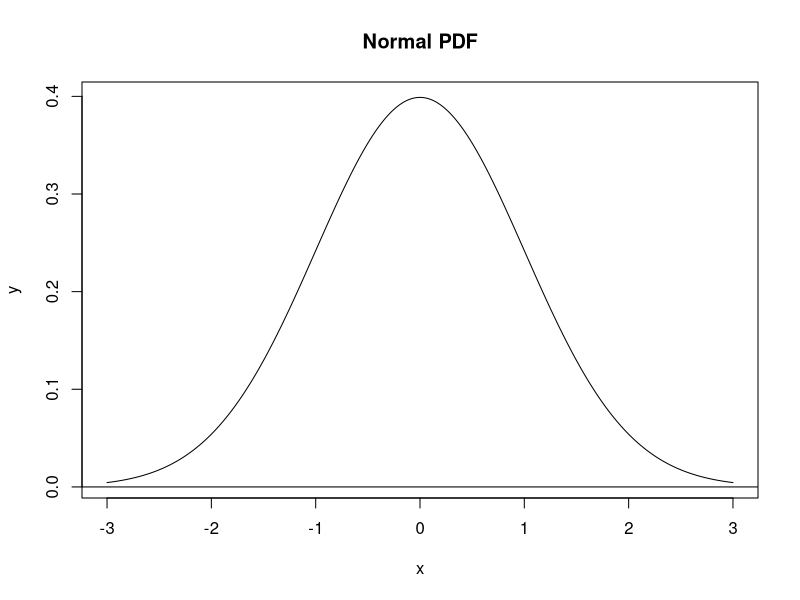
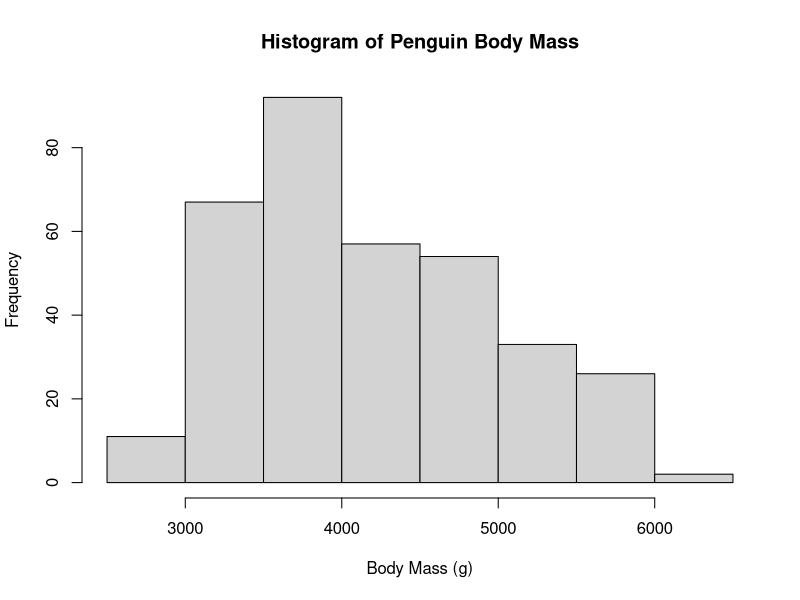
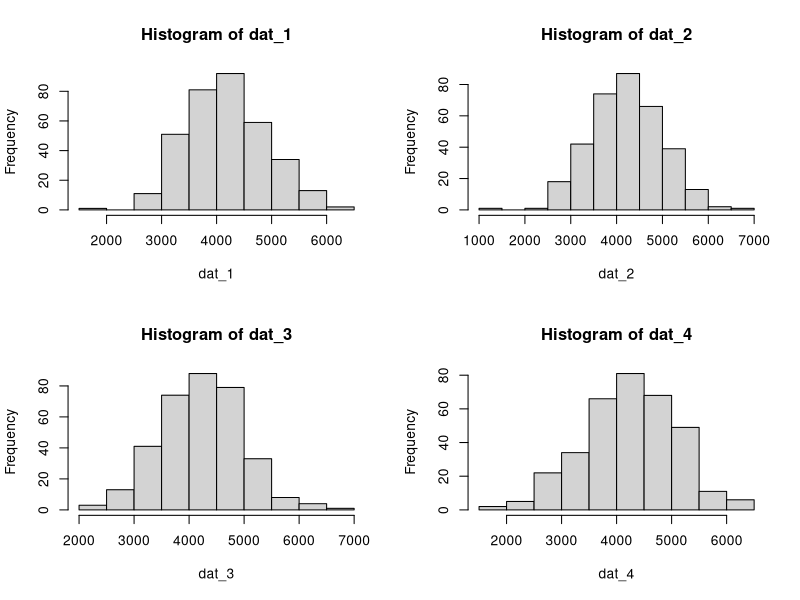
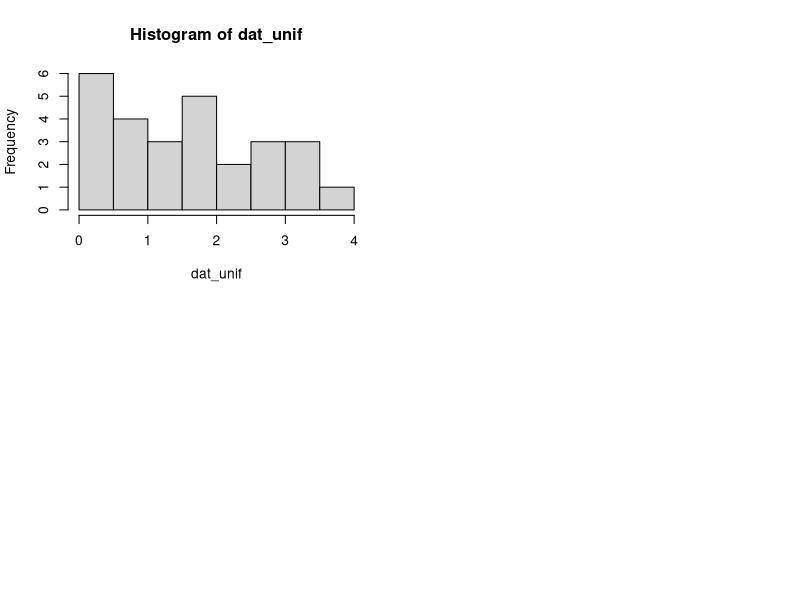
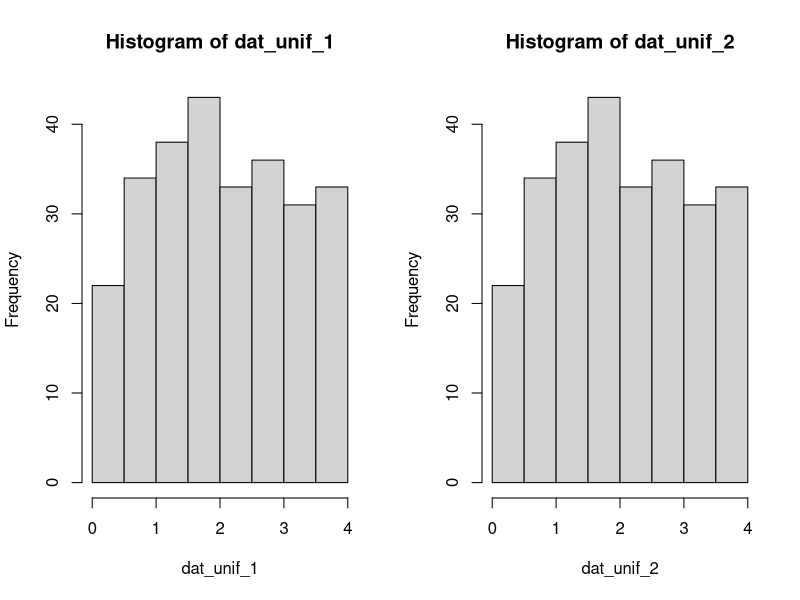
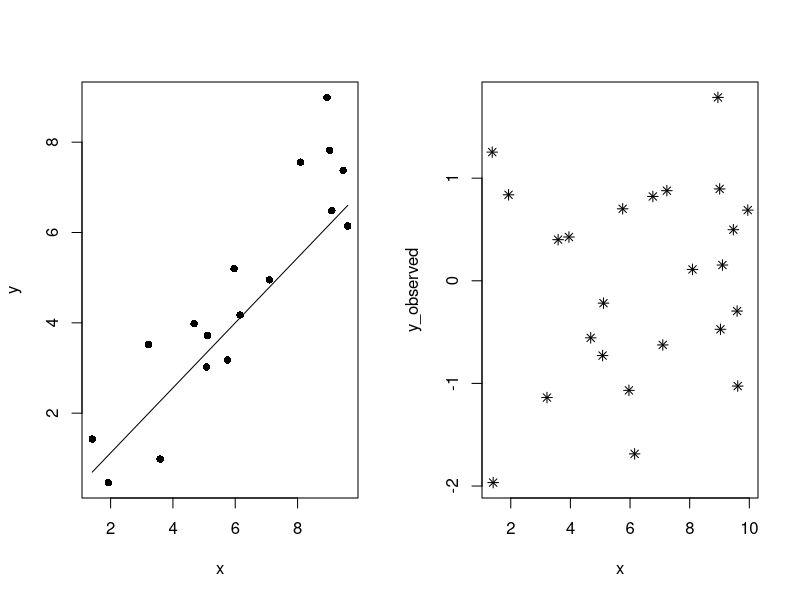
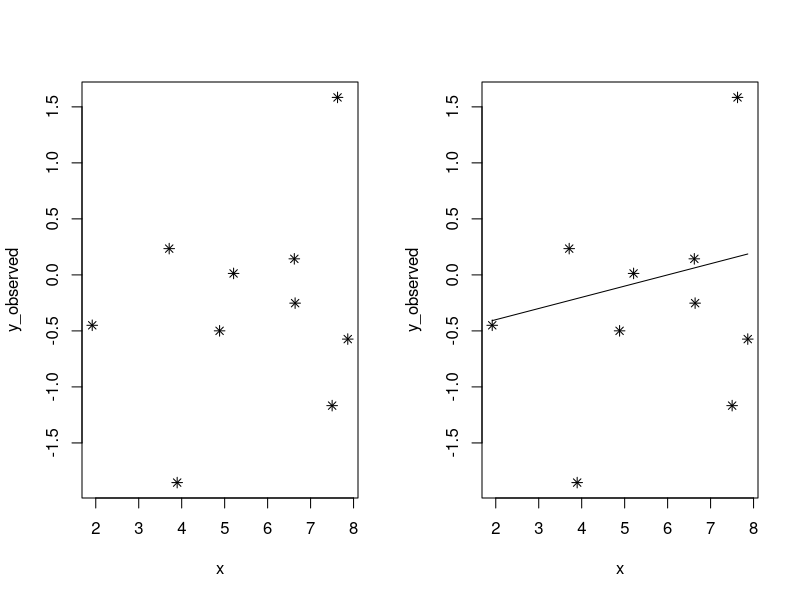
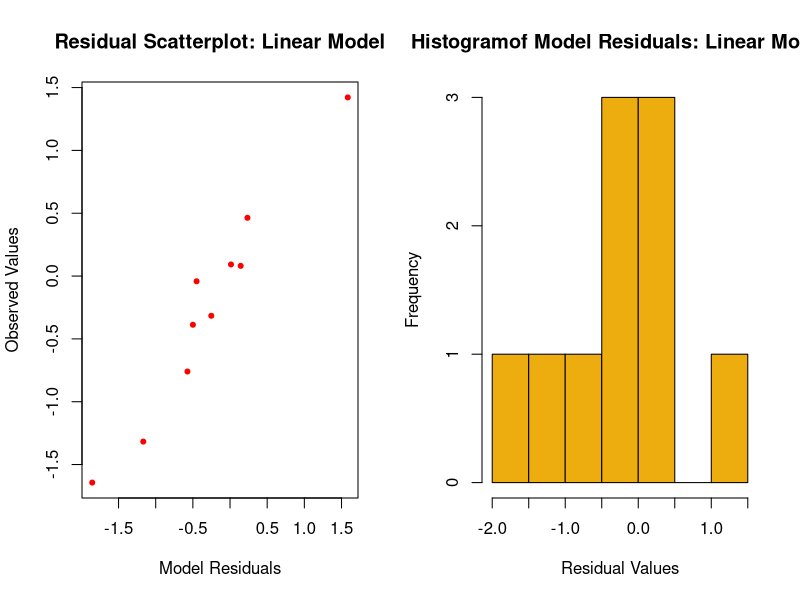

The R script that drew these images, in order:
## ---- chunk 1
knitr::opts_chunk$set(echo = TRUE)
## ---- chunk 2
require(here)

#Plotting a PDF Curve
# Generate a vector of x-values
x = seq(-3, 3, length.out = 1000)
y = dnorm(x)

plot(x, y, main = "Normal PDF", type = "l")
abline(h = 0)






#Sampling from a distribution

require(palmerpenguins)
hist(
  penguins$body_mass_g,
  main = "Histogram of Penguin Body Mass",
  xlab = "Body Mass (g)")



#"na.rm = TRUE" removes the N/A values if we set it to false it would keep N/A
mean(penguins$body_mass_g, na.rm = TRUE) 
sd(penguins$body_mass_g, na.rm = TRUE)
nrow(penguins)


#Random Penguin Data

dat_1 = rnorm(n = 344, mean = 4202, sd = 802)
dat_2 = rnorm(n = 344, mean = 4202, sd = 802)
dat_3 = rnorm(n = 344, mean = 4202, sd = 802)
dat_4 = rnorm(n = 344, mean = 4202, sd = 802)


par(mfrow = c(2, 2))

hist(dat_1)
hist(dat_2)
hist(dat_3)
hist(dat_4)

#These histograms are more normally distributed than the histogram with the real data



#Random Uniform Numbers
set.seed(12)
dat_unif = runif(n = 27, min = 0, max = 4) #Larger n values =  more uniform distribution
hist(dat_unif)





#Randomness and Replication
set.seed(1)
dat_unif_1 = runif(n = 270, min = 0, max = 4)
set.seed(1)
dat_unif_2 = runif(n = 270, min = 0, max = 4)

par(mfrow = c(1, 2))
hist(dat_unif_1)
hist(dat_unif_2)



#LINE POINT SLOPE FUNCTION
# Calculates the value of y for a linear function, given the coordinates
# of a known point (x1, y1) and the slope of the line.
line_point_slope = function(x, x1, y1, slope)
{
  get_y_intercept = 
    function(x1, y1, slope) 
      return(-(x1 * slope) + y1)
  
  linear = 
    function(x, yint, slope) 
      return(yint + x * slope)
  
  return(linear(x, get_y_intercept(x1, y1, slope), slope))
}

#Measuring Error: Calculating Residuals

set.seed(123)
n = 17
slope = 0.7
intcp = 0.2

guess_x = 6
guess_y = 4
guess_slope = 0.72

x = runif(n = n, min = 1, max = 10)
y = rnorm(n = n, mean = slope * x + intcp)

plot(x, y, pch = 16)
curve(line_point_slope(x, guess_x, guess_y, guess_slope), add = T)


#CREATING SOME DATA

set.seed(123)
n_pts = 24
x_min = 1
x_max = 10
x = runif(n = n_pts, min = x_min, max = x_max)

dat = data.frame(x = x, y_observed = rnorm(n_pts))

plot(y_observed ~ x, data = dat, pch = 8)



#FITTING A LINEAR DETERMINISTIC MODEL
set.seed(76)

n_pts = 10
x_min = 1
x_max = 10
x = runif(n = n_pts, min = x_min, max = x_max)

dat = data.frame(x = x, y_observed = rnorm(n_pts))

plot(y_observed ~ x, data = dat, pch = 8)

guess_x = 6
guess_y = 0
guess_slope = 0.1

plot(y_observed ~ x, data = dat, pch = 8)
curve(line_point_slope(x, guess_x, guess_y, guess_slope), add = T)





y_predicted = line_point_slope(dat$x, guess_x, guess_y, guess_slope)
dat$y_predicted = y_predicted

#dat



##CALCULATE RESIDUALS

resids = dat$y_observed - dat$y_predicted
resids

dat$resids = resids

abs(sum(dat$resids))



##PLOT THE RESIDUALS

plot(resids ~ y_observed, data = dat, 
     xlab = "Model Residuals", 
     ylab = "Observed Values",
     main = "Residual Scatterplot: Linear Model",
     col = "red",
     pch = 20)

hist(resids, 
     xlab = "Residual Values", 
     ylab = "Frequency",
     main = "Histogramof Model Residuals: Linear Model",
     col = "darkgoldenrod2")
## ---- chunk 3
pop_mean = 10.4
pop_sd = 2.4


norm_17 = rnorm(n = 17, mean = pop_mean, sd = pop_sd)
norm_30 = rnorm(n = 30, mean = pop_mean, sd = pop_sd)
norm_300 = rnorm(n = 300, mean = pop_mean, sd = pop_sd)
norm_3000 = rnorm(n = 3000, mean = pop_mean, sd = pop_sd)
## ---- chunk 4
png(filename = here("images","Lab", "lab_04_hist_01.png"), width = 1500, height = 1600, res = 180)


par(mfrow = c(2,2))

hist(norm_17, 
     main = 'Histogram of "norm_17" which \nhas 17 randomly generated data points',
     xlab = "norm_17 data",
     ylab = "Frequency",
     col = "steelblue4")
hist(norm_30, 
     main = 'Histogram of "norm_30" which \nhas 30 randomly generated data points',
     xlab = "norm_30 data",
     ylab = "Frequency",
     col = "goldenrod")
hist(norm_300,
     main = 'Histogram of "norm_300" which \nhas 300 randomly generated data points',
     xlab = "norm_300 data",
     ylab = "Frequency",
     col = "darkgoldenrod4")
hist(norm_3000,
     main = 'Histogram of "norm_3000" which \nhas 3000 randomly generated data points',
     xlab = "norm_3000 data",
     ylab = "Frequency",
     col = "orange")

dev.off()
## ---- chunk 5
# Generate a vector of x-values
svg(filename = here("images", "Lab", "norm_1.svg"), height = 7, width = 7)

x = seq(3, 18, length.out = 1000)
y = dnorm(x, mean = pop_mean, sd = pop_sd)

plot(x, y, main = "Normal Curve with a \nMean of 10.4 and SD of 2.4", 
     type = "l", 
     xlim = c(3, 18),
     xlab = "X variable",
     ylab = "Y variable")
abline(h = 0)

dev.off()
## ---- chunk 6
svg(filename = here("images", "Lab", "Lab4_Ques10.svg"), height = 10, width = 10)

set.seed(154)
n_pts = 17
my_size = 20
x = rbinom(n = n_pts, size = my_size, prob = 0.3)


dat_set = data.frame(x = x, y_observed = rnorm(n_pts))
#dat_set

par(mfrow = c(2,2))
hist(dat_set$x, 
     col = "darkgoldenrod2", 
     main = "Histogram of X",
     xlab = "'X' variable",
     ylab = "Frequency")

hist(dat_set$y_observed, 
     col = adjustcolor("steelblue", alpha.f = 0.2), 
     main =  "Histogram of Y",
     xlab = "'y_observed' variable",
     ylab = "Frequency")

plot(y_observed ~ x, 
     data =  dat_set, 
     pch = 20, 
     col = adjustcolor("steelblue4", alpha.f = 0.7), 
     main = "Scatterplot of x vs y_observed",
     xlab = "'X' variable",
     ylab = "'y_observed' variable")

boxplot(dat_set, 
        col = adjustcolor("steelblue2", alpha.f = 0.2), 
        main = "Boxplots for the 2 variables x and y_observed",
        xlab = "Variable",
        ylab = "Frequency")

dev.off()
## ---- chunk 7
svg(filename = here("images", "Lab", "Lab4_Ques12.svg"), height = 7, width = 7)

n_pts = 10
x_min = 1
x_max = 10
x = runif(n = n_pts, min = x_min, max = x_max)
dat_new = data.frame(x = x, y_observed = rnorm(n_pts))


g_x= 5
g_y= 0.5
g_slope= -0.03

plot(y_observed ~ x, data = dat_new, pch = 8, main = "Scatterplot of Random Uniform and Normal numbers", xlab= "Random uniform numbers", ylab= "Random normal numbers")
curve(line_point_slope(x, g_x, g_y, g_slope), add = T)

dev.off()
## ---- chunk 8
y_predicted1 = line_point_slope(dat_new$x, g_x, g_y, g_slope)
dat_new$y_predicted1 = y_predicted1


residuals = dat_new$y_observed - dat_new$y_predicted1
#residuals

dat_new$residuals = residuals

## ---- chunk 9
par(mfrow = c(1,2))


hist(dat_new$residuals,
     main = "Histogram of the 'dat_new' \nresiduals",
     xlab = "residual values from 'dat_new'",
     ylab = "Frequency")
plot(residuals ~ y_predicted1, data = dat_new,
     main = "Scatterplot of the 'dat_new'\nresiduals vs y_predicted values ",
     xlab = "'y_predicted' values",
     ylab = "residual values")

